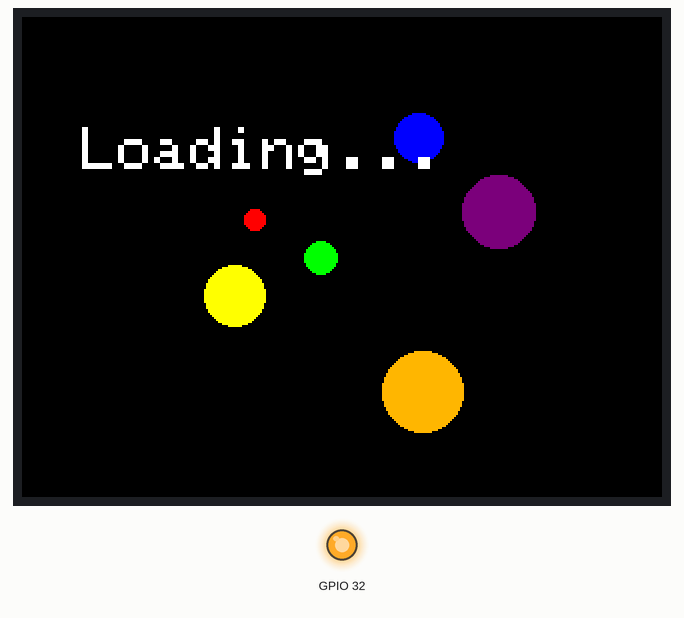
This sketch was run on a simulated ESP32. Parts: 320×240 colour display, output pins drawn as LEDs (lit = HIGH).

Above: at 9.6 s.
At 12.71 s:
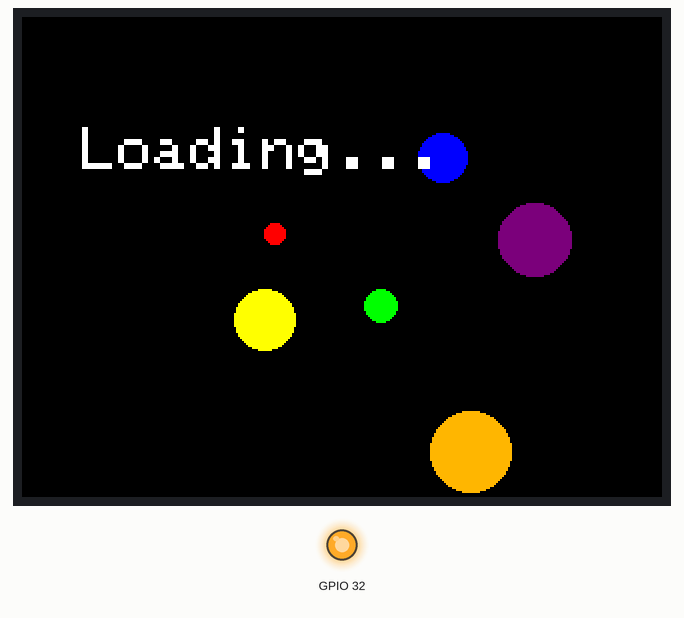
At 16.08 s:
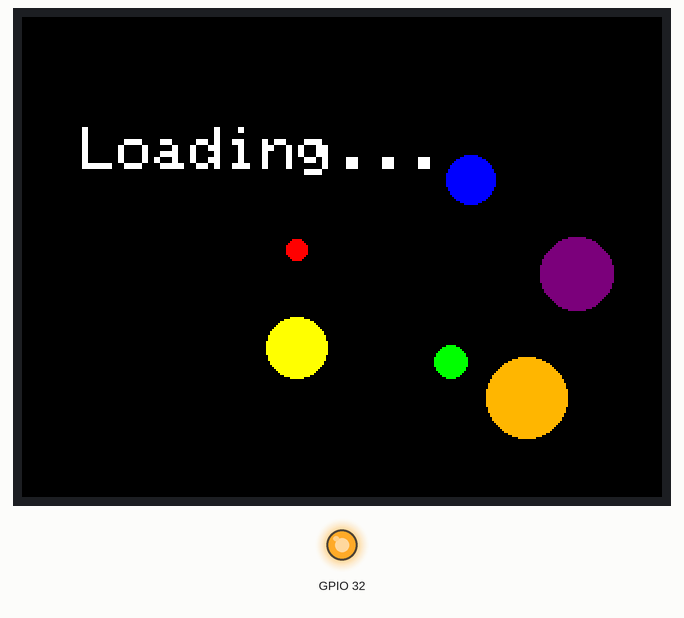
At 24.25 s:
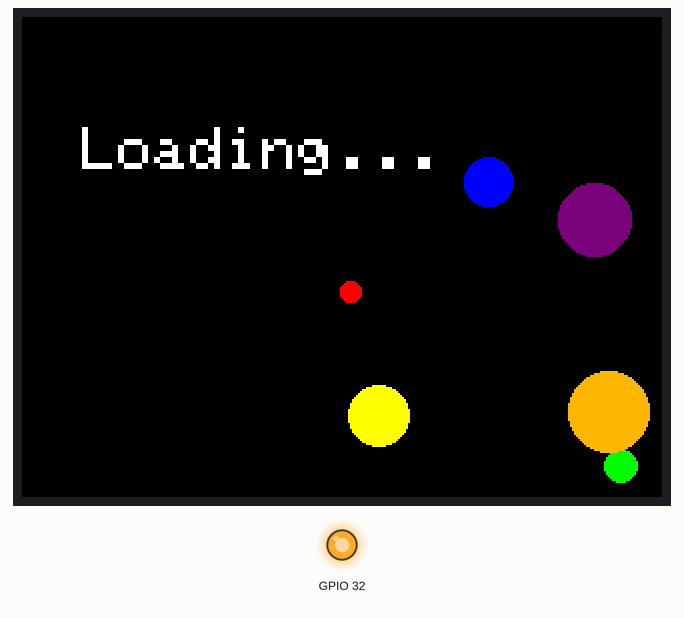
At 31.47 s:
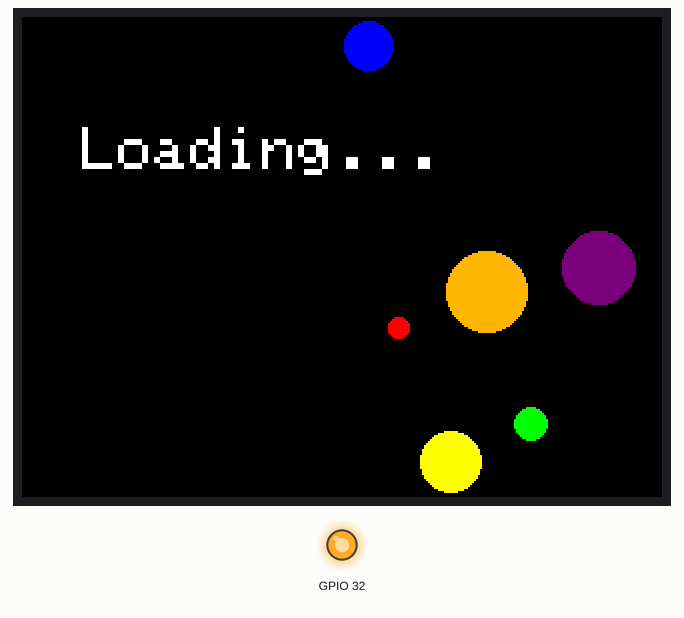
At 39.2 s:
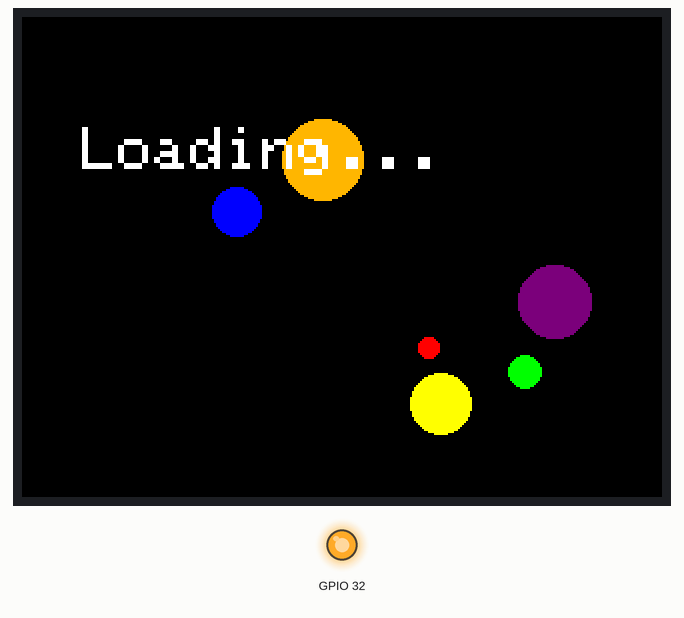

Measured:
- what the display in image 0 shows lasts 0.5 s, from 9.6 s to 10.1 s

The sketch:

LCD_bounce_balls.ino
```cpp
#include <TFT_eSPI.h>
#include <SPI.h>

TFT_eSPI tft = TFT_eSPI();
TFT_eSprite sprite = TFT_eSprite(&tft);  // Create a sprite buffer

// ===== Ball data =====
const int NUM_BALLS = 6;

// Initial positions (non-overlapping, valid for 240x135 screen)
float x[NUM_BALLS]  = {40, 100, 160,  60, 180, 120};
float y[NUM_BALLS]  = {40,  80,  30, 100,  50,  90};

// Velocities
float dx[NUM_BALLS] = {2.5, 2.0, 1.5, 1.2, 1.0, 0.8};
float dy[NUM_BALLS] = {2.0, 2.5, 1.2, 1.0, 0.8, 0.6};

// Radii
int r[NUM_BALLS]  = {5, 8, 12, 15, 18, 20};

// Colors
uint16_t c[NUM_BALLS] = {
  TFT_RED, TFT_GREEN, TFT_BLUE,
  TFT_YELLOW, TFT_PURPLE, TFT_ORANGE
};

// ===== Collision helpers =====
bool isColliding(float x1, float y1, int r1, float x2, float y2, int r2) {
  float dx = x2 - x1;
  float dy = y2 - y1;
  float distSq = dx * dx + dy * dy;
  float radiusSum = r1 + r2;
  return distSq <= radiusSum * radiusSum;
}

void bounce(float &dx1, float &dy1, float &dx2, float &dy2) {
  float tempDx = dx1;
  float tempDy = dy1;
  dx1 = dx2;
  dy1 = dy2;
  dx2 = tempDx;
  dy2 = tempDy;
}

// Push balls apart if overlapping
void separate(float &x1, float &y1, int r1,
              float &x2, float &y2, int r2) {
  float dx = x2 - x1;
  float dy = y2 - y1;
  float dist = sqrt(dx * dx + dy * dy);
  if (dist == 0) return; // avoid divide by zero
  float overlap = (r1 + r2) - dist;
  if (overlap > 0) {
    float nx = dx / dist;
    float ny = dy / dist;
    // push each ball half the overlap apart
    x1 -= nx * overlap / 2;
    y1 -= ny * overlap / 2;
    x2 += nx * overlap / 2;
    y2 += ny * overlap / 2;
  }
}

void setup() {
  tft.init();
  tft.setRotation(1);
  tft.fillScreen(TFT_BLACK);

  pinMode(32, OUTPUT);
  digitalWrite(32, HIGH);  // Backlight on

  // Create sprite same size as screen
  sprite.createSprite(tft.width(), tft.height());
}

void loop() {
  // === Update positions ===
  for (int i = 0; i < NUM_BALLS; i++) {
    x[i] += dx[i];
    y[i] += dy[i];

    // Clamp + bounce off walls
    if (x[i] - r[i] < 0) {
      x[i] = r[i];
      dx[i] = -dx[i];
    } else if (x[i] + r[i] > tft.width()) {
      x[i] = tft.width() - r[i];
      dx[i] = -dx[i];
    }
    if (y[i] - r[i] < 0) {
      y[i] = r[i];
      dy[i] = -dy[i];
    } else if (y[i] + r[i] > tft.height()) {
      y[i] = tft.height() - r[i];
      dy[i] = -dy[i];
    }
  }

  // === Check ball-to-ball collisions ===
  for (int i = 0; i < NUM_BALLS; i++) {
    for (int j = i + 1; j < NUM_BALLS; j++) {
      if (isColliding(x[i], y[i], r[i], x[j], y[j], r[j])) {
        // Swap velocities (simple elastic collision)
        bounce(dx[i], dy[i], dx[j], dy[j]);
        // Push apart to avoid sticking
        separate(x[i], y[i], r[i], x[j], y[j], r[j]);
      }
    }
  }

  // === Draw frame ===
  sprite.fillSprite(TFT_BLACK);
  for (int i = 0; i < NUM_BALLS; i++) {
    sprite.fillCircle((int)x[i], (int)y[i], r[i], c[i]);
  }

  // After drawing all the balls:
  sprite.setTextSize(3); // 1 = default, 2 = double size, 3 = triple, etc.
  sprite.setTextColor(TFT_WHITE); // foreground, background
  sprite.setTextDatum(MC_DATUM);             // center text anchor

  // Draw one text in the middle of the screen (x=120, y=67 for 240x135)
  sprite.drawString("Loading...", 120, 67);

  sprite.pushSprite(0, 0);

  delay(10); // Adjust speed
}
```
